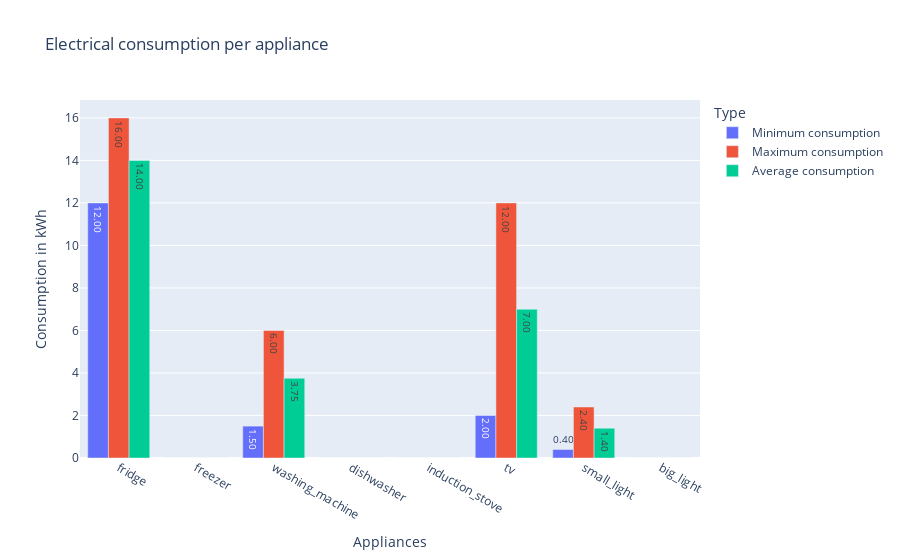

The notebook cell saved with this chart:
### Code cell
calcul.bargraph(df, 'avg_kWh', 'Average consumption')

### Figure 1 — Plotly figure (JSON) as saved in the notebook; plotly's stock layout.template omitted (floating-point values rounded to 4 significant figures)
{"data": [{"alignmentgroup": "True", "hovertemplate": "Type=Minimum consumption<br>Appliances=%{x}<br>Consumption in kWh=%{y}<extra></extra>", "legendgroup": "Minimum consumption", "marker": {"color": "#636efa", "pattern": {"shape": ""}}, "name": "Minimum consumption", "offsetgroup": "Minimum consumption", "orientation": "v", "showlegend": true, "textposition": "auto", "texttemplate": "%{y:.2f}", "type": "bar", "x": ["fridge", "freezer", "washing_machine", "dishwasher", "induction_stove", "tv", "small_light", "big_light"], "xaxis": "x", "y": [12, 0, 1.5, 0, 0, 2, 0.4, 0], "yaxis": "y"}, {"alignmentgroup": "True", "hovertemplate": "Type=Maximum consumption<br>Appliances=%{x}<br>Consumption in kWh=%{y}<extra></extra>", "legendgroup": "Maximum consumption", "marker": {"color": "#EF553B", "pattern": {"shape": ""}}, "name": "Maximum consumption", "offsetgroup": "Maximum consumption", "orientation": "v", "showlegend": true, "textposition": "auto", "texttemplate": "%{y:.2f}", "type": "bar", "x": ["fridge", "freezer", "washing_machine", "dishwasher", "induction_stove", "tv", "small_light", "big_light"], "xaxis": "x", "y": [16, 0, 6, 0, 0, 12, 2.4, 0], "yaxis": "y"}, {"alignmentgroup": "True", "hovertemplate": "Type=Average consumption<br>Appliances=%{x}<br>Consumption in kWh=%{y}<extra></extra>", "legendgroup": "Average consumption", "marker": {"color": "#00cc96", "pattern": {"shape": ""}}, "name": "Average consumption", "offsetgroup": "Average consumption", "orientation": "v", "showlegend": true, "textposition": "auto", "texttemplate": "%{y:.2f}", "type": "bar", "x": ["fridge", "freezer", "washing_machine", "dishwasher", "induction_stove", "tv", "small_light", "big_light"], "xaxis": "x", "y": [14, 0, 3.75, 0, 0, 7, 1.4, 0], "yaxis": "y"}], "layout": {"barmode": "group", "legend": {"title": {"text": "Type"}, "tracegroupgap": 0}, "title": {"text": "Electrical consumption per appliance"}, "xaxis": {"anchor": "y", "domain": [0, 1], "title": {"text": "Appliances"}}, "yaxis": {"anchor": "x", "domain": [0, 1], "title": {"text": "Consumption in kWh"}}}}
